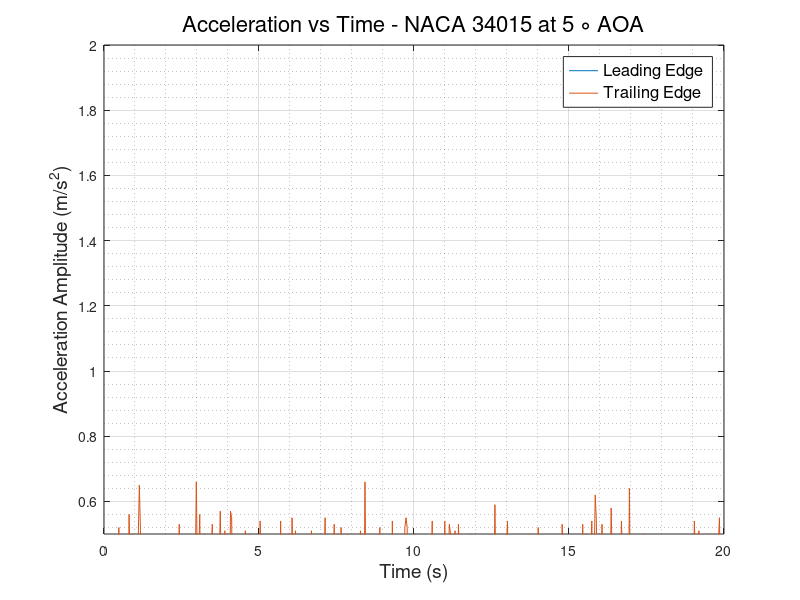
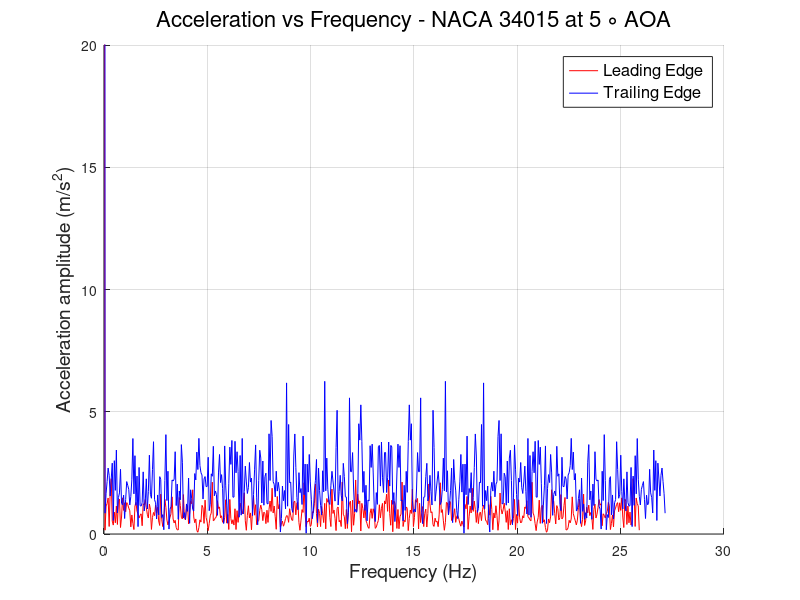

Source code (MATLAB) for these figures, in order:
clc
clear
close all
%% READING ACCELEROMETER DATA and defining Variables
                        % LEADING EDGE %
data   = xlsread('LE_800rpm.csv');
LE_time   = data(:,1);
LE_X_acc  = data(:,2);
LE_Y_acc  = data(:,3);
LE_Z_acc  = data(:,4);
LE_R_acc  = sqrt(LE_X_acc.^2 + LE_Y_acc.^2 + LE_Z_acc.^2);
% plot(LE_time,LE_R_acc)
N      = numel(LE_time);
Ts     = abs(diff(LE_time(1:2)));
fs     = 1/Ts;
f_axis = [0:N-1]*fs/N;
A_freq_LE = fft(LE_Z_acc);
figure(1) 
plot(LE_time,LE_Z_acc)
hold on
figure(2)
hold on
plot(f_axis,abs(A_freq_LE),'-r','LineWidth',0.5)
grid on 
grid minor
                        % TRAILING EDGE %
data   = xlsread('TE_800rpm.csv');
TE_time   = data(:,1);
TE_X_acc  = data(:,2);
TE_Y_acc  = data(:,3);
TE_Z_acc  = data(:,4);
TE_R_acc  = sqrt(TE_X_acc.^2 + TE_Y_acc.^2 + TE_Z_acc.^2);
% plot(TE_time,TE_R_acc)
N      = numel(TE_time);
Ts     = abs(diff(TE_time(1:2)));
fs     = 1/Ts;
f_axis = [0:N-1]*fs/N;
A_freq_TE = fft(TE_Z_acc);
figure(1)
plot(TE_time, TE_Z_acc)
grid on
grid minor
xlabel('Time (s)','FontSize',14,'FontWeight','normal')
ylabel('Acceleration Amplitude (m/s^2)','FontSize',14,'FontWeight','normal')
legend ('Leading Edge','Trailing Edge','FontSize',12,'FontWeight','normal')
title('Acceleration vs Time - NACA 34015 at 5 \circ AOA','FontSize',16,'FontWeight','normal')
ylim([0.5 2])
figure(2)
plot(f_axis,abs(A_freq_TE),'-b','LineWidth',0.5)
grid on 
grid minor
ylabel('Acceleration amplitude (m/s^2)','FontSize',14,'FontWeight','normal')
xlabel('Frequency (Hz)','FontSize',14,'FontWeight','normal')
ylim([0 20])
legend ('Leading Edge','Trailing Edge','FontSize',12,'FontWeight','normal')
title('Acceleration vs Frequency - NACA 34015 at 5 \circ AOA','FontSize',16,'FontWeight','normal')